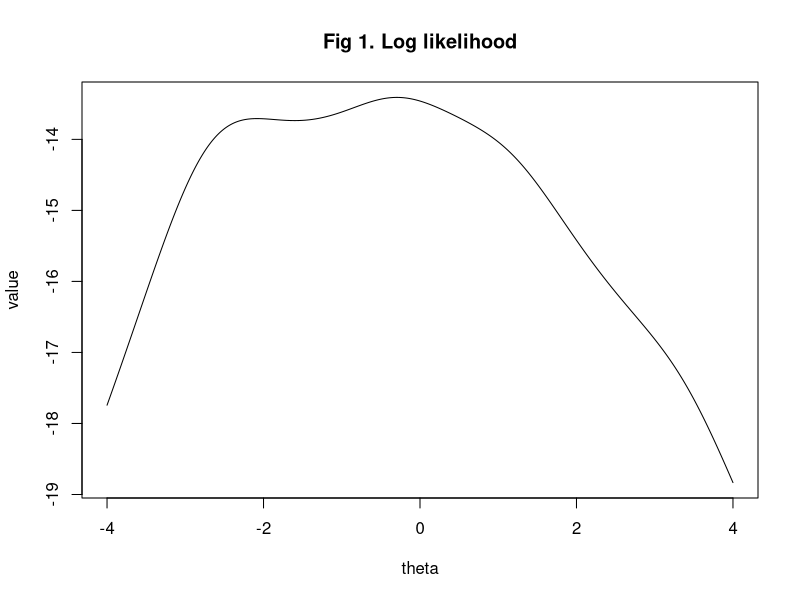
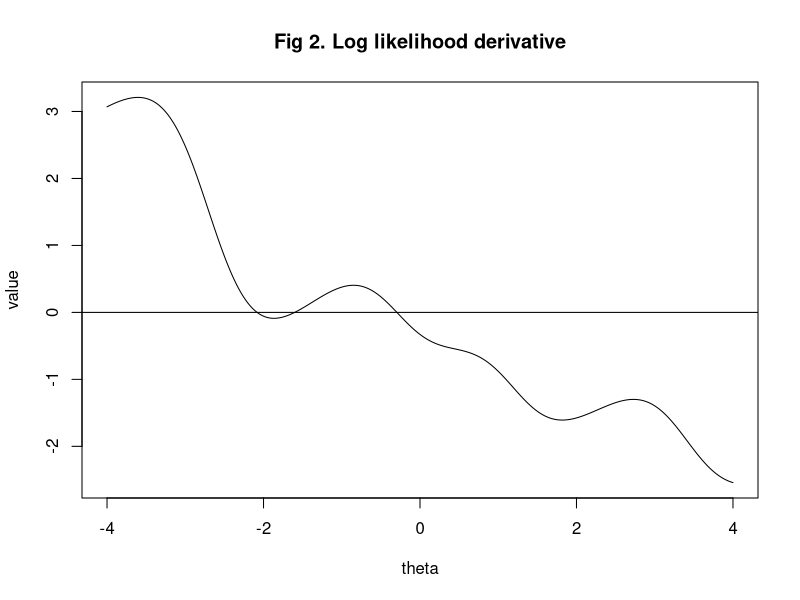
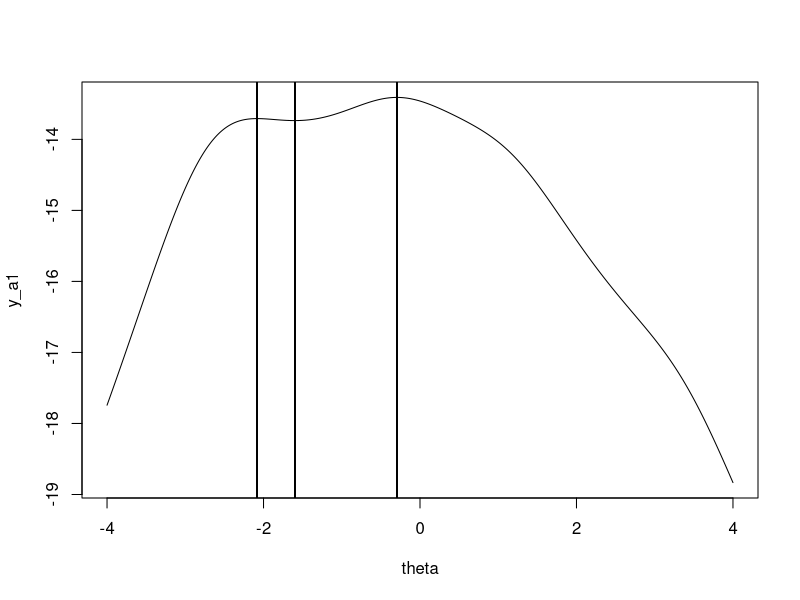
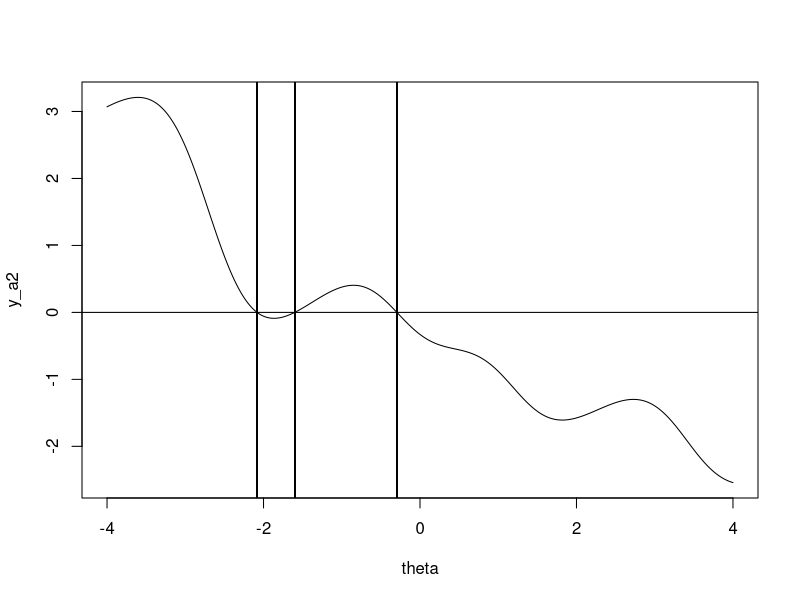
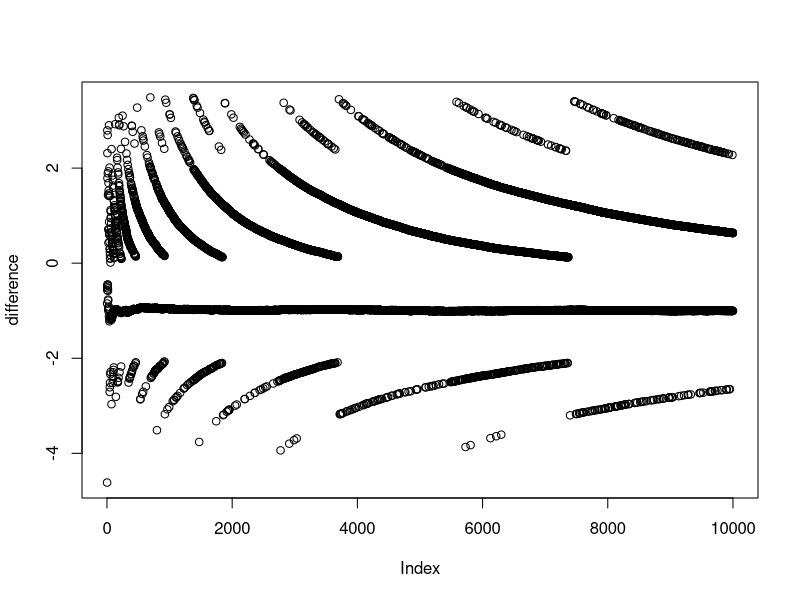
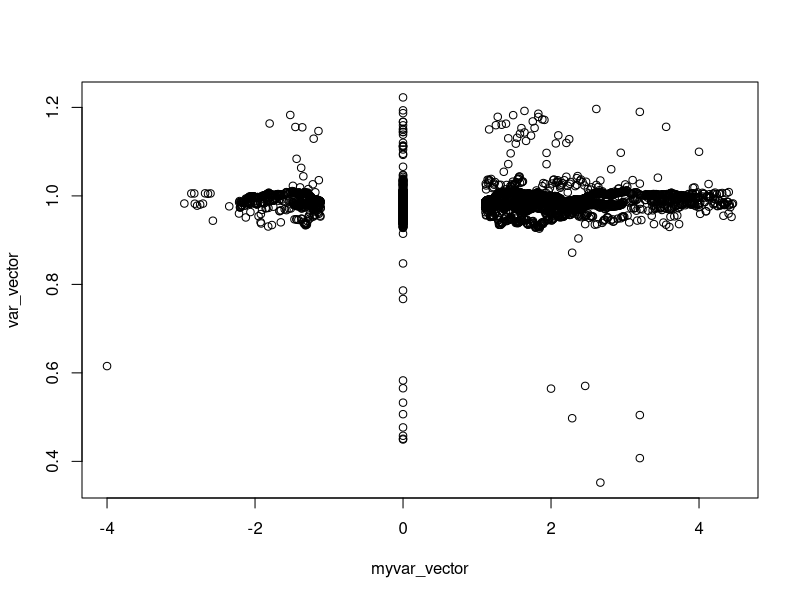

Write the R code that produced these figures, in order.
## ---- chunk 1
# Problem setup

## Data parameter values
theta <- seq(-4, 4, 0.01)
x <- c(-2.8, 3.4, 1.2, -.3, -2.6)

# Log-likelihood function
loglike <- function(theta){-5*log(pi)-sum(log(1+(x-theta)^2))}

# Log-likelihood first derivative function
loglike_derivative <- function(theta){sum(2*(x-theta)/(1+(x-theta)^2))}
## ---- chunk 2
# Log likelihood plot
y_a1 <- c()
for (theta_i in theta){
  y_a1 <- c(y_a1, loglike(theta_i))
}

plot(theta,
     y_a1,
     type="l",
     main = "Fig 1. Log likelihood",
     xlab = "theta",
     ylab = "value")


# Log likelihood derivative plot
y_a2 <- c()
for (theta_i in theta){
  y_a2 <- c(y_a2, loglike_derivative(theta_i))
}

plot(theta,
     y_a2,
     type="l",
     main = "Fig 2. Log likelihood derivative",
     xlab = "theta",
     ylab = "value")
abline(b=0, a=0)
## ---- chunk 3
# Bisection function

bisect_estimate <- function(a, b, epsilon = 0.000001){
  # a is the left start guess
  # b is the right start guess
  # epsilon is the desired convergence error
  
  y1 <- loglike_derivative(a)
  y2<- loglike_derivative(b)
  #stopifnot("Invalid boundaries `a` and `b`" = y1 * y2 < 0)
  
  x_t <- c()
  # In the beginning, x_t is either empty or only has one value.
  # When x_t has at least two values, evaluate the last two values with
  # respect to the convergence error.
  while(length(x_t) < 2 || abs(tail(x_t,1)-tail(x_t,2)[1]) > epsilon){
    y1 <- loglike_derivative(a) #sum(2*(x-a)/(1+(x-a)^2))
    y2<- loglike_derivative(b) #sum(2*(x-b)/(1+(x-b)^2))
    
    # Calculate new boundary
    x_t <- c(x_t,(a + b)/2)
    
    if(loglike_derivative(a)*loglike_derivative(tail(x_t,1)) <= 0){
      b <- tail(x_t,1)
    }
    if(loglike_derivative(b)*loglike_derivative(tail(x_t,1)) < 0){
      a <- tail(x_t,1)
    }
  }
  cat("Estimate of x_value: ", tail(x_t, 1), "\n")
  return(tail(x_t, 1))
}
## ---- chunk 4
# Local maximum
m1 <- bisect_estimate(-2.5, -2)
cat("loglike value: ", loglike(m1), "\n\n")

# Global maximum
m2 <- bisect_estimate(-0.5, 0)
cat("loglike value: ", loglike(m2), "\n")
## ---- chunk 5

values<-seq(-4,4,0.1)

first_der_values<-data.frame("value"= NA,"derivative" =NA)

for (i in 1:length(values)){
  first_der_values[i,1]<-values[i]
  first_der_values[i,2]<-loglike_derivative(values[i])
  
}

pos<-subset(first_der_values,derivative>0)
neg<-subset(first_der_values,derivative<0)

final<-c()

len<-nrow(pos)
len2<-nrow(neg)

for (i in 1:len){
  for( j in 1:len2){
    
    if(pos[i,1]<neg[j,1]){
      a<-pos[i,1]
      b<-neg[j,1]
    }else{
      b<-pos[i,1]
      a<-neg[j,1]
    }
    x_i <- c()
    
    while(length(x_i) < 2 || abs(tail(x_i,1)-tail(x_i,2)[1])>0.00000001){
      y1 <- loglike_derivative(a) #sum(2*(x-a)/(1+(x-a)^2))
      y2<- loglike_derivative(b) #sum(2*(x-b)/(1+(x-b)^2))
      
      if(length(x_i) == 0 && y1 * y2 >= 0){print("Break");break}
      
      x_i <- c(x_i,(a + b)/2)
      
      if(loglike_derivative(a)*loglike_derivative(tail(x_i,1)) <= 0){
        b <- tail(x_i,1)
      }
      if(loglike_derivative(b)*loglike_derivative(tail(x_i,1)) < 0){
        a <- tail(x_i,1)
      }
    }
    final<-c(final,(tail(x_i, 1)+tail(x_i, 2)[1])/2)
  }
}

plot(theta, y_a1, type="l")
abline(v=final)


plot(theta, y_a2, type="l")
abline(b=0, a=0)
abline(v=final)


final2<-as.data.frame(final)


#-1.6017752,-0.2952455,-2.0821239

y_a11 <- c()
optim_val<-c(-1.6017752,-0.2952455,-2.0821239)
for (theta_i in optim_val){
  y_a11 <- c(y_a11, -5*log(pi)-sum(log(1+(x-theta_i)**2)))
}
#[1] -13.73572 -13.40942 -13.70770

#So the highest value is when theta is -0.2952455

## ---- chunk 6
# Variance estimation function
myvar <- function(x){
  output <- (sum(x^2) - sum(x)^2 / length(x)) / (length(x)-1)
  
  #cat("Variance estimate:", output, "\n")
  return(output)
}
## ---- chunk 7
x <- rnorm(n=10^4, mean=10^8, sd=1)
## ---- chunk 8
# The difference for each subset


myvar_vector <- c()
var_vector <- c()
for (i in 1:10^4){
  myvar_vector <- c(myvar_vector, myvar(x[1:i]))
  var_vector <- c(var_vector, var(x[1:i]))
  #difference <- c(difference, myvar(x[1:i])-var(x[1:i]))
}
difference <- myvar_vector - var_vector

plot(difference, type="p")
plot(myvar_vector, var_vector)
## ---- chunk 9
myvar_improved_1<-function(x){
   m <- mean(x)
  sum((x-m)**2)/(length(x)-1)
}

myvar_improved_2<-function(x){
  var(x)*(length(x)-1)/length(x)
  
}

#checking difference with the first improvement
myvar_improved_1_vector <- c()
var_vector <- c()
for (i in 1:10^4){
  myvar_improved_1_vector <- c(myvar_improved_1_vector, myvar_improved_1(x[1:i]))
  var_vector <- c(var_vector, var(x[1:i]))
}

difference1 <- myvar_improved_1_vector - var_vector


#checking difference with the seconf improvement
myvar_improved_2_vector <- c()
var_vector <- c()
for (i in 1:10^4){
  myvar_improved_2_vector <- c(myvar_improved_2_vector, myvar_improved_2(x[1:i]))
  var_vector <- c(var_vector, var(x[1:i]))
}

difference2 <- myvar_improved_2_vector - var_vector



#myvar_improved_1 gives better results and close to the var() function in R. 

